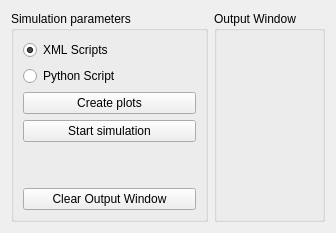
         <widget class="QWidget" name="tab_run">
          <attribute name="title">
           <string>Run OpenMC</string>
          </attribute>
          <layout class="QGridLayout" name="gridLayout_11">
           <item row="0" column="0">
            <widget class="QGroupBox" name="groupBox_16">
             <property name="minimumSize">
              <size>
               <width>197</width>
               <height>0</height>
              </size>
             </property>
             <property name="maximumSize">
              <size>
               <width>197</width>
               <height>16777215</height>
              </size>
             </property>
             <property name="font">
              <font>
               <pointsize>9</pointsize>
               <italic>false</italic>
               <underline>false</underline>
               <kerning>false</kerning>
              </font>
             </property>
             <property name="title">
              <string>Simulation parameters</string>
             </property>
             <layout class="QGridLayout" name="gridLayout_12">
              <item row="0" column="0">
               <widget class="QRadioButton" name="radioButton">
                <property name="text">
                 <string>XML Scripts</string>
                </property>
                <property name="checked">
                 <bool>true</bool>
                </property>
                <attribute name="buttonGroup">
                 <string notr="true">buttonGroup</string>
                </attribute>
               </widget>
              </item>
              <item row="1" column="0">
               <widget class="QRadioButton" name="radioButton_2">
                <property name="text">
                 <string>Python Script</string>
                </property>
                <attribute name="buttonGroup">
                 <string notr="true">buttonGroup</string>
                </attribute>
               </widget>
              </item>
              <item row="2" column="0">
               <widget class="QPushButton" name="pushButton_15">
                <property name="text">
                 <string>Create plots</string>
                </property>
               </widget>
              </item>
              <item row="3" column="0">
               <widget class="QPushButton" name="pushButton_19">
                <property name="text">
                 <string>Start simulation</string>
                </property>
               </widget>
              </item>
              <item row="4" column="0">
               <spacer name="verticalSpacer_8">
                <property name="orientation">
                 <enum>Qt::Vertical</enum>
                </property>
                <property name="sizeHint" stdset="0">
                 <size>
                  <width>20</width>
                  <height>40</height>
                 </size>
                </property>
               </spacer>
              </item>
              <item row="5" column="0">
               <layout class="QHBoxLayout" name="horizontalLayout_3">
                <item>
                 <widget class="QPushButton" name="pB_Clear_OW_2">
                  <property name="text">
                   <string>Clear Output Window</string>
                  </property>
                 </widget>
                </item>
               </layout>
              </item>
             </layout>
            </widget>
           </item>
           <item row="0" column="1">
            <widget class="QGroupBox" name="groupBox_19">
             <property name="font">
              <font>
               <pointsize>9</pointsize>
               <italic>false</italic>
               <underline>false</underline>
               <kerning>false</kerning>
              </font>
             </property>
             <property name="title">
              <string>Output Window</string>
             </property>
             <layout class="QGridLayout" name="gridLayout_24">
              <item row="0" column="0">
               <layout class="QGridLayout" name="OutputEditor"/>
              </item>
             </layout>
            </widget>
           </item>
          </layout>
         </widget>
